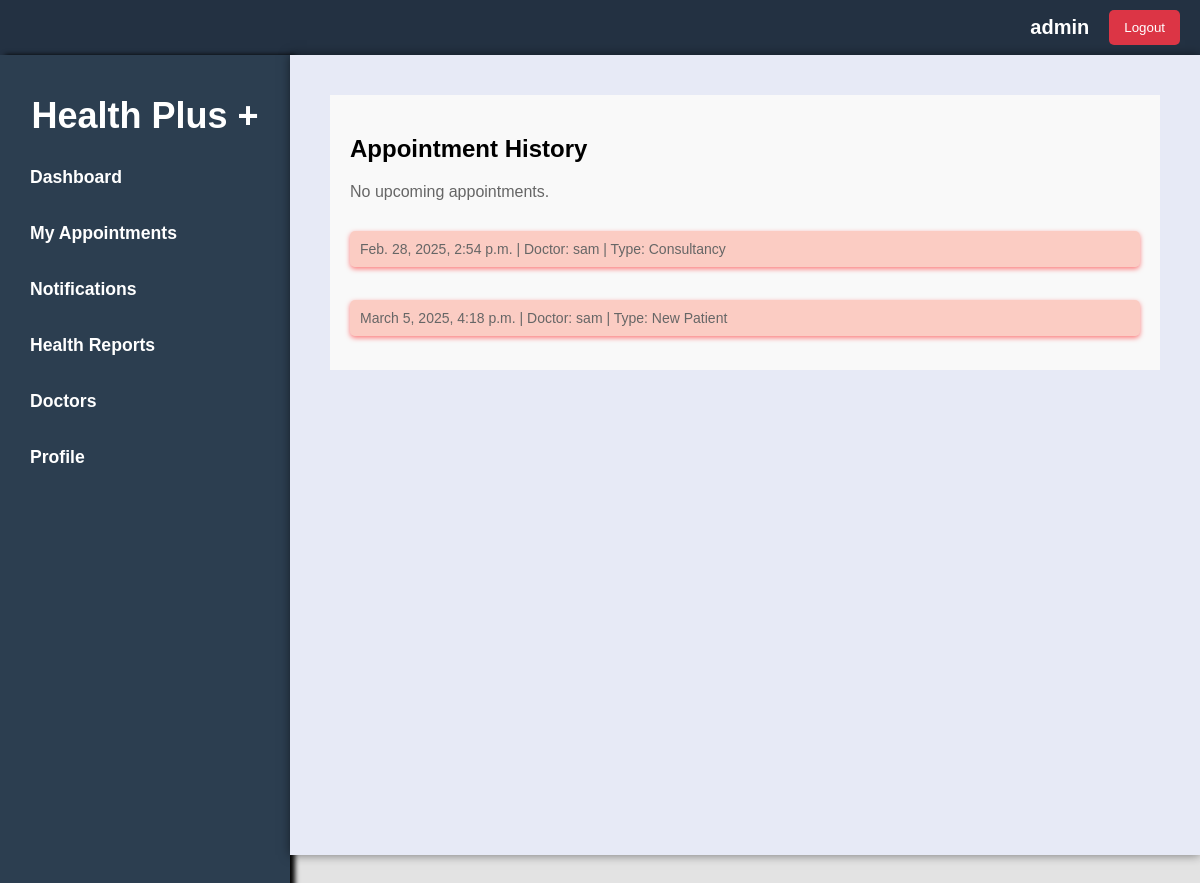
/appointments/ (signed in), run on an earlier commit of the app's database.
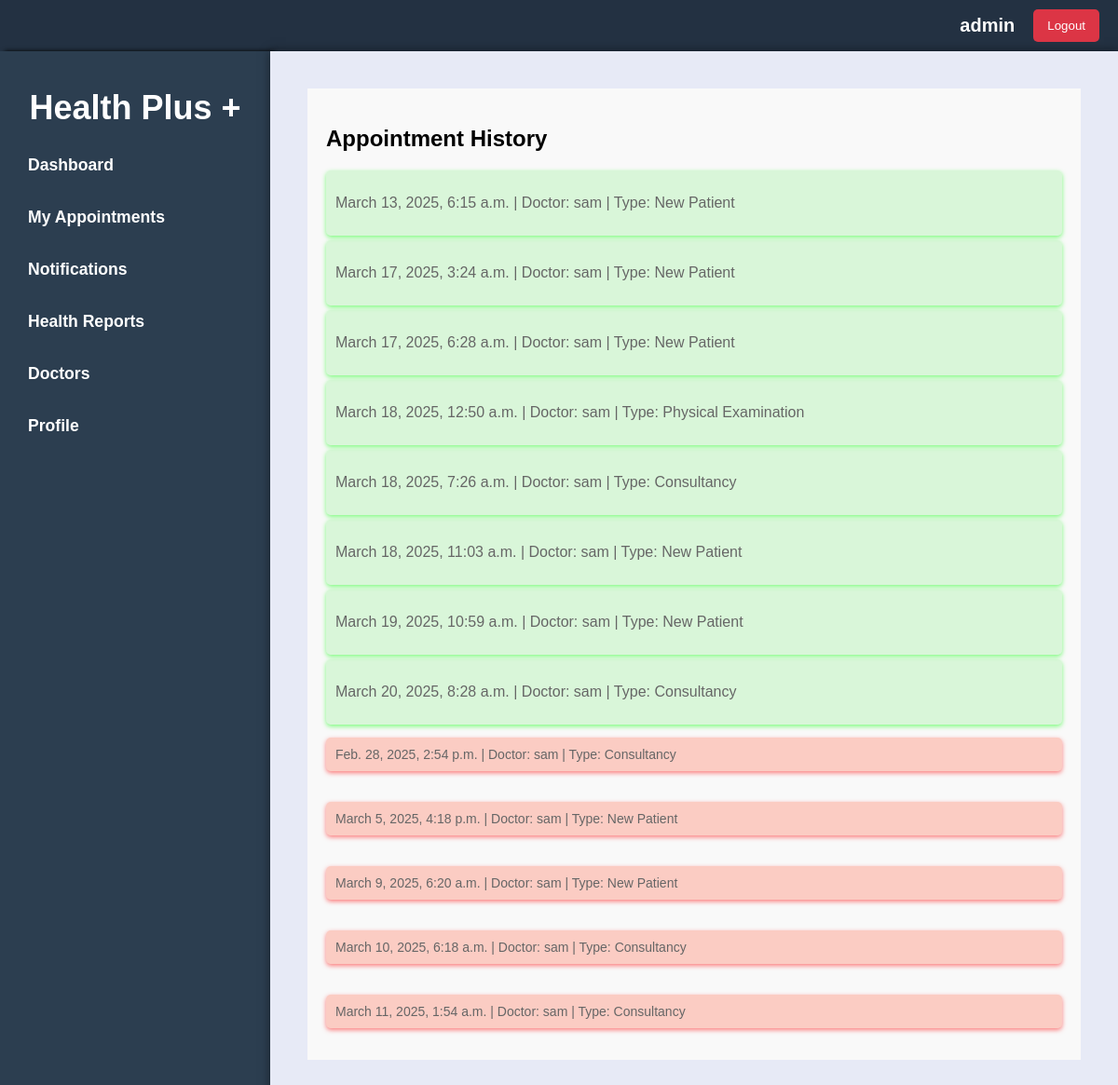
And on a later commit of the database.
### booking/models.py (models this page shows, shortened)
class Appointment(models.Model):
    user = models.ForeignKey(User, on_delete=models.CASCADE, related_name='appointments')
    doctor = models.ForeignKey(Doctor, on_delete=models.CASCADE, related_name='appointments')
    appointment_type = models.ForeignKey(AppointmentType, on_delete=models.CASCADE)  # New field
    appointment_date = models.DateField()
    appointment_time = models.TimeField()
    status = models.CharField(max_length=20, choices=[('scheduled', 'Scheduled'), ('completed', 'Completed'), ('canceled', 'Canceled')])
    created_at = models.DateTimeField(auto_now_add=True)
    updated_at = models.DateTimeField(auto_now=True)
    class Meta:
        indexes = [
            models.Index(fields=['appointment_date']),
        ]

class Doctor(models.Model):
    user = models.OneToOneField(User, on_delete=models.CASCADE)
    specialty = models.CharField(max_length=100)
    qualifications = models.TextField()
    experience_years = models.PositiveIntegerField()
    languages_spoken = models.CharField(max_length=100, blank=True)
    rating = models.FloatField(default=0.0)
    available_days = models.CharField(max_length=100)
    available_time_start = models.TimeField()
    available_time_end = models.TimeField()

class AppointmentType(models.Model):
    name = models.CharField(max_length=100)
    duration = models.PositiveIntegerField()
    def __str__(self):
        return self.name

### booking/views.py (the view)
# urls.py: path('appointments/',views.appointmentListView, name='appointment_list'),
def appointmentListView(request):
    current_datetime = timezone.now()  # Get the current date and time
    bookings = Appointment.objects.filter(user=request.user).order_by('appointment_date', 'appointment_time')  # Order by appointment_date and appointment_time
    past_bookings = []
    upcoming_bookings = []
    for booking in bookings:
        if booking.appointment_date < current_datetime.date() or (booking.appointment_date == current_datetime.date() and booking.appointment_time < current_datetime.time()):
            past_bookings.append(booking)
        else:
            upcoming_bookings.append(booking)
    context = {
        "title": "Appointment List",
        'upcoming_bookings': upcoming_bookings,
        'past_bookings': past_bookings,
        "current_date": current_datetime.date(),
    }
    return render(request, "appointment/appointment_list.html", context)

### booking/templates/appointment/appointment_list.html (shortened to what this page needs)
{% extends 'index.html' %}
{% block content %}
<section style='flex-basis:80%;'>
    <h1>Appointment History</h1>
    {% if upcoming_bookings %}
        <div class="booking-list">
            {% for booking in upcoming_bookings %}
            <a href="{% url 'appointments-detail' booking.pk %}" class="upcoming-booking">
                <p>
                    {{ booking.appointment_date }}, {{ booking.appointment_time }} | Doctor: {{ booking.doctor.user.username }} | Type: {{ booking.appointment_type }}
                </p>
            </a>
            {% endfor %}
        </div>
    {% else %}
        <p>No upcoming appointments.</p>
    {% endif %}
    {% if past_bookings %}
        <div class="booking-list">
            {% for booking in past_bookings %}
            <p class="past-booking">
                {{ booking.appointment_date }}, {{ booking.appointment_time }} | Doctor: {{ booking.doctor.user.username }} | Type: {{ booking.appointment_type }}
            </p>
            {% endfor %}
        </div>
    {% else %}
        <p>No past appointments.</p>
    {% endif %}
</section>
{% endblock %}

### booking/templates/index.html (shortened to what this page needs)
{% load static %}
<!DOCTYPE html>
<html lang="en">
<head>
    <link rel="stylesheet" href="{% static 'css/style.css' %}" />
</head>
<body>
    <header>
        <nav>
        {% if user.is_authenticated %}
        <h3>{{user.username}}</h3>
        <form method="post" action="{% url 'logout' %}">
            <button type="submit" class="logout-button">Logout</button>
        </form>
        {% else %}
        <a href="/accounts/login" class="login" style='text-decoration:none; color:white;'>Login</a>
        {% endif %}
    </nav>
    </header>
    <div class='body-content'>
        {% include 'components/aside.html' %}
        <div class="container">
            {% block content %}{% endblock %}
        </div>
    </div>
</body>
</html>

### booking/templates/components/aside.html
<aside class="sidebar">
    <h2 class='title'><a href='/' class="sidebar-title">
        Health Plus +</a></h2>
    <ul class="sidebar-menu">
        <li class="sidebar-item">
            <a href='/' class="sidebar-link">Dashboard</a>
        </li>
        <li class="sidebar-item">
            <a href='/appointments' class="sidebar-link">My Appointments</a>
        </li>
        <li class="sidebar-item">
            <a href='/notifications/' class="sidebar-link">Notifications</a>
        </li>
        <li class="sidebar-item">
            <a href='/reports/' class="sidebar-link">Health Reports</a>
        </li>
        <li class="sidebar-item">
            <a href='/doctors/' class="sidebar-link">Doctors</a>
        </li>
         <li class="sidebar-item">
            <a href='/accounts/profile/' class="sidebar-link">Profile</a>
        </li>
    </ul>
</aside>

### booking/static/css/style.css (style rules this page uses)
body { margin: 0; padding: 0; background-color: #e3e3e3; font-family: 'Arial', sans-serif; width: 100%; position:fixed; }
.body-content { display: flex; height: 100vh; }
.container { flex: 1; padding: 40px; background-color: #e7eaf6; overflow-y: auto; box-shadow: 0 0 10px rgba(0, 0, 0, 0.5); }
aside { width: 250px; background-color: #4A90E2; color: white; padding: 20px; }
aside h2 { font-size: 1.5em; margin-bottom: 20px; }
aside ul { list-style: none; padding: 0; }
aside ul li { margin: 15px 0; }
aside ul li a { color: white; text-decoration: none; font-size: 1.1em; transition: color 0.3s; }
.sidebar { margin: 0; width: 250px; background-color: #2c3e50; padding: 20px; box-shadow: 5px 0 5px rgba(0, 0, 0, 1); height: 100%; overflow-y: hidden; }
.sidebar-title { text-decoration: none; color: #ffffff; font-size: 1.5em; margin-bottom: 20px; display: block; text-align: center; }
.sidebar-menu { list-style-type: none; padding: 0; margin: 0; }
.sidebar-item { margin: 15px 0; }
.sidebar-link { text-decoration: none; color: #ffffff; font-weight: bold; padding: 10px; display: block; border-radius: 4px; transition: background-color 0.3s, color 0.3s; }

### booking/templates/index.html (style rules this page uses)
header { background-color: #233142; padding: 10px 20px; color: white; display: flex; justify-content: flex-end; align-items: center; }
nav { display: flex; align-items: center; }
h3 { margin: 0; font-size: 20px; }
.logout-button { margin-left: 20px; padding: 10px 15px; background-color: #dc3545; color: white; border: none; border-radius: 5px; cursor: pointer; transition: background-color 0.3s; }
p { color: #666; font-size: 16px; }

### booking/templates/appointment/appointment_list.html (style rules this page uses)
section { padding: 20px; background-color: #f9f9f9; overflow-y: auto; }
.booking-list { display: flex; flex-direction: column; gap: 5px; }
.past-booking { background-color: rgba(255, 99, 71, 0.3); padding: 10px; border-radius: 5px; box-shadow: 0 2px 5px rgba(255, 0, 0, 0.5); overflow: hidden; font-size: 14px; }
.upcoming-booking { display: block; border: thin; background-color: rgba(144, 238, 144, 0.3); padding: 10px; border-radius: 5px; box-shadow: 0 2px 5px rgba(0, 255, 0, 0.5); text-decoration: none; transition: background-color 0.3s ease, box-shadow 0.3s ease; color: black; font-size: 14px; }

What changed in the data, as far as the page shows it:
added Appointment: appointment_date "March 13, 2025", appointment_time "6:15 a.m.", doctor.user.username "sam", appointment_type "New Patient", shown under "Appointment History"
added Appointment: appointment_date "March 17, 2025", appointment_time "3:24 a.m.", doctor.user.username "sam", appointment_type "New Patient", shown under "Appointment History"
added Appointment: appointment_date "March 17, 2025", appointment_time "6:28 a.m.", doctor.user.username "sam", appointment_type "New Patient", shown under "Appointment History"
added Appointment: appointment_date "March 18, 2025", appointment_time "12:50 a.m.", doctor.user.username "sam", appointment_type "Physical Examination", shown under "Appointment History"
added Appointment: appointment_date "March 18, 2025", appointment_time "7:26 a.m.", doctor.user.username "sam", appointment_type "Consultancy", shown under "Appointment History"
added Appointment: appointment_date "March 18, 2025", appointment_time "11:03 a.m.", doctor.user.username "sam", appointment_type "New Patient", shown under "Appointment History"
added Appointment: appointment_date "March 19, 2025", appointment_time "10:59 a.m.", doctor.user.username "sam", appointment_type "New Patient", shown under "Appointment History"
added Appointment: appointment_date "March 20, 2025", appointment_time "8:28 a.m.", doctor.user.username "sam", appointment_type "Consultancy", shown under "Appointment History"
added Appointment: appointment_date "March 9, 2025", appointment_time "6:20 a.m.", doctor.user.username "sam", appointment_type "New Patient"
added Appointment: appointment_date "March 10, 2025", appointment_time "6:18 a.m.", doctor.user.username "sam", appointment_type "Consultancy"
added Appointment: appointment_date "March 11, 2025", appointment_time "1:54 a.m.", doctor.user.username "sam", appointment_type "Consultancy"
Also different on the page:
text no longer shown: "No upcoming appointments."
